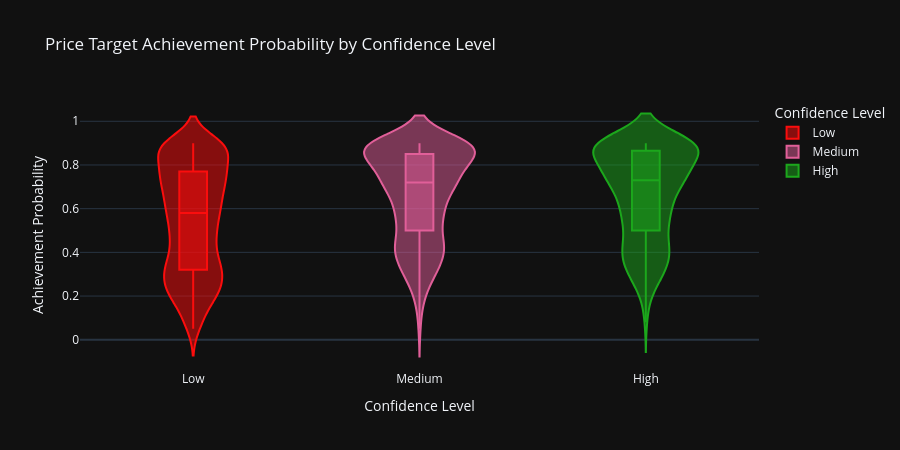

Notebook cell for this chart:
### Markdown cell above
### 5.1 Achievement Probability Distribution by Confidence Level

### Code cell
fig = px.violin(
    pt,
    x="confidence_level",
    y="achievement_probability",
    color="confidence_level",
    box=True,
    points="outliers",
    title="Price Target Achievement Probability by Confidence Level",
    labels={
        "achievement_probability": "Achievement Probability",
        "confidence_level": "Confidence Level",
    },
    category_orders={"confidence_level": ["Low", "Medium", "High"]},
    color_discrete_sequence=[COLORS[3], COLORS[1], COLORS[2]],
    template=PLOTLY_TEMPLATE,
    height=450,
)
fig.show()

### Figure 1 — Plotly figure (JSON) as saved in the notebook; plotly's stock layout.template omitted (floating-point values rounded to 4 significant figures; data arrays with more than 128 entries replaced by an {"elided": "..."} marker saying what was removed)
{"data": [{"alignmentgroup": "True", "box": {"visible": true}, "hovertemplate": "Confidence Level=%{x}<br>Achievement Probability=%{y}<extra></extra>", "legendgroup": "Low", "marker": {"color": "#FB0D0D"}, "name": "Low", "offsetgroup": "Low", "orientation": "v", "points": "outliers", "scalegroup": "True", "showlegend": true, "x": {"elided": "1527 str values"}, "x0": " ", "xaxis": "x", "y": {"elided": "1527 float values"}, "y0": " ", "yaxis": "y", "type": "violin"}, {"alignmentgroup": "True", "box": {"visible": true}, "hovertemplate": "Confidence Level=%{x}<br>Achievement Probability=%{y}<extra></extra>", "legendgroup": "Medium", "marker": {"color": "#E15F99"}, "name": "Medium", "offsetgroup": "Medium", "orientation": "v", "points": "outliers", "scalegroup": "True", "showlegend": true, "x": {"elided": "543 str values"}, "x0": " ", "xaxis": "x", "y": {"elided": "543 float values"}, "y0": " ", "yaxis": "y", "type": "violin"}, {"alignmentgroup": "True", "box": {"visible": true}, "hovertemplate": "Confidence Level=%{x}<br>Achievement Probability=%{y}<extra></extra>", "legendgroup": "High", "marker": {"color": "#1CA71C"}, "name": "High", "offsetgroup": "High", "orientation": "v", "points": "outliers", "scalegroup": "True", "showlegend": true, "x": {"elided": "392 str values"}, "x0": " ", "xaxis": "x", "y": {"elided": "392 float values"}, "y0": " ", "yaxis": "y", "type": "violin"}], "layout": {"xaxis": {"anchor": "y", "domain": [0.0, 1.0], "title": {"text": "Confidence Level"}, "categoryorder": "array", "categoryarray": ["Low", "Medium", "High"]}, "yaxis": {"anchor": "x", "domain": [0.0, 1.0], "title": {"text": "Achievement Probability"}}, "legend": {"title": {"text": "Confidence Level"}, "tracegroupgap": 0}, "title": {"text": "Price Target Achievement Probability by Confidence Level"}, "violinmode": "overlay", "height": 450}}
